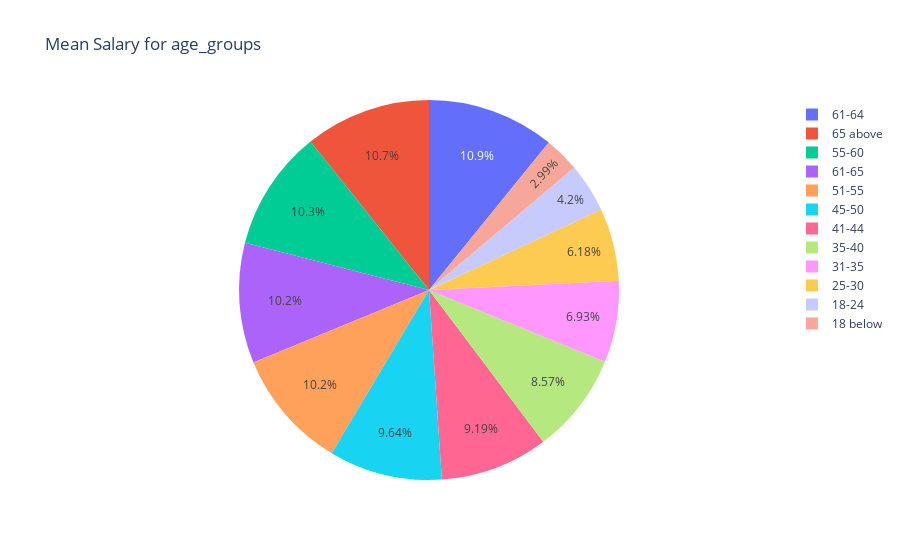

Write notebook code for a chart like this one.
### Code cell
px.pie(data_frame =age_dist,names= 'Age',values = "salary",title = "Mean Salary for Age groups")

### Figure 1 — Plotly figure (JSON) as saved in the notebook; plotly's stock layout.template omitted (floating-point values rounded to 4 significant figures)
{"data": [{"domain": {"x": [0, 1], "y": [0, 1]}, "hovertemplate": "Age=%{label}<br>salary=%{value}<extra></extra>", "labels": ["18 below", "18-24", "25-30", "31-35", "35-40", "41-44", "45-50", "51-55", "55-60", "61-64", "61-65", "65 above"], "legendgroup": "", "name": "", "showlegend": true, "type": "pie", "values": [36070.0, 50650.0, 74530.0, 83620.0, 103300.0, 110900.0, 116200.0, 123100.0, 124000.0, 130900.0, 123500.0, 129300.0]}], "layout": {"legend": {"tracegroupgap": 0}, "title": {"text": "Mean Salary for age_groups"}}}
